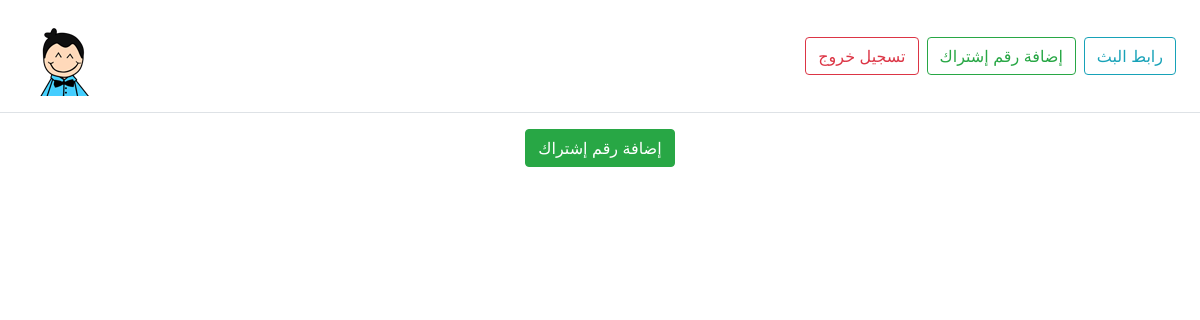
Page /admin/dashboard.php (signed in) on the earlier database version.
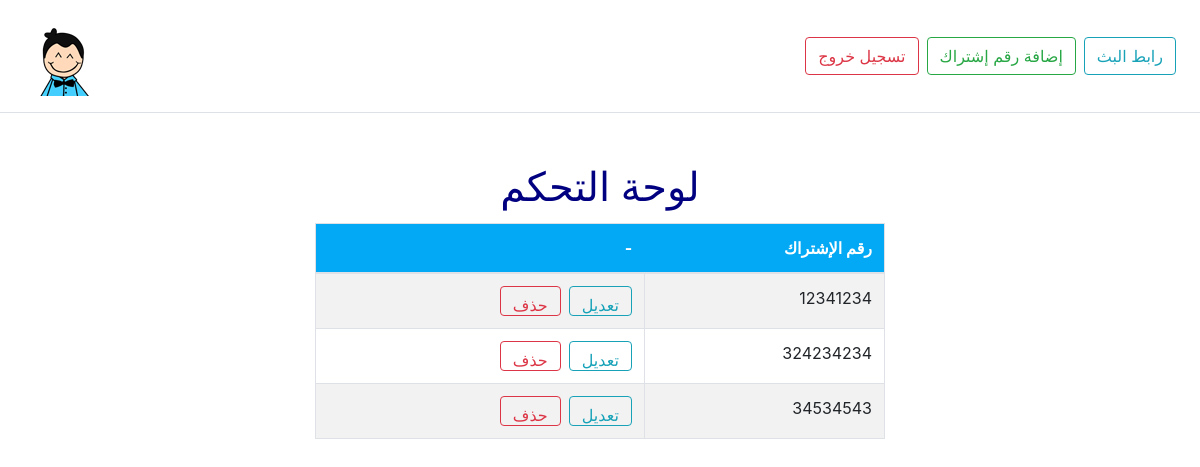
Same page on the later database version.
### tables this page shows
CREATE TABLE `codes` (
  `id` int(11) NOT NULL,
  `code` varchar(255) DEFAULT NULL
);

### admin/dashboard.php (the view, shortened to what this page needs)
<?php
require 'layout/header.php';
require 'layout/nav.php';
$stmt = $conn->prepare("SELECT code FROM codes");
    $stmt->execute();
    $rows = $stmt->fetchAll();
    if (!empty($rows)) {
?>
  <div class="all-links container-fluid">
    <div class="col-12 all-links">
        <h1 class="card-title text-center" style="color:navy">لوحة التحكم</h1>
        <table id="links" class="mx-auto table table-striped table-bordered dt-responsive nowrap w-50" >
            <thead>
                <tr>
                    <th>رقم الإشتراك</th>
                    <th>-</th>
                </tr>
            </thead>
            <tbody>
              <?php
              foreach($rows as $row):
              ?>
                    <tr>
                        <td><span><?= $row['code']?></span></td>
                        <td><span>
                          <a class="btn btn-outline-info ml-2" href="">تعديل</a>
                          <a class="btn btn-outline-danger" href="">حذف</a>
                        </span></td>
                    </tr>
                    <?php endforeach; ?>
            </tbody>
        </table>
    </div>
</div>
<?php }  else { ?>
  <div class="text-center">
  <a href="add.php" class="text-center btn btn-success">إضافة رقم إشتراك</a>
</div>
  <?php } ?>
</body>
</html>

### admin/layout/header.php (shortened to what this page needs)
<!DOCTYPE html>
<html lang="en">
<head>
  <link rel="stylesheet" href="../css/bootstrap.min.css">
    <link rel="stylesheet" href="../css/dataTables.bootstrap4.min.css">
    <link rel="stylesheet" href="../css/responsive.bootstrap4.min.css">
    <link rel="stylesheet" href="../css/main.css">
</head>
<body>

### admin/layout/nav.php (shortened to what this page needs)
<div class="d-flex flex-column flex-md-row align-items-center p-3 px-md-4 mb-3 bg-white border-bottom shadow-sm">
    <h5 class="my-0 mr-md-auto font-weight-normal">
      <a href="dashboard.php"><img src="../imgs/logo.png" alt="logo" class="img-responsive rounded w-100"></a>
    </h5>
    <form action="logout.php" method="post">
      <button class="btn btn-outline-danger mb-2 mb-lg-0">تسجيل خروج</button>
    </form>
    <a href="add.php" class="btn btn-outline-success ml-2 mb-2 mb-lg-0">إضافة رقم إشتراك</a>
    <a href="link.php" class="btn btn-outline-info ml-2  mb-2 mb-lg-0"> رابط البث</a>
  </div>

### css/main.css (style rules this page uses)
.all-links, .all-users { direction: rtl; text-align: right; margin: 50px auto; }
.all-links th, .all-users th { background: #03a9f4; border: none; color: #fff; }
.all-links td, .all-users td { white-space: break-spaces !important; }
.all-links td span, .all-users td span { width: -webkit-max-content; width: -moz-max-content; width: max-content; max-width: 250px; height: 30px; overflow: hidden; display: flex; justify-content: flex-end; }

Differences in the rows shown:
added codes: code "12341234"
added codes: code "324234234"
added codes: code "34534543"
Other differences:
text no longer shown: "إضافة رقم إشتراك"
text now shown: "لوحة التحكم رقم الإشتراك -"
